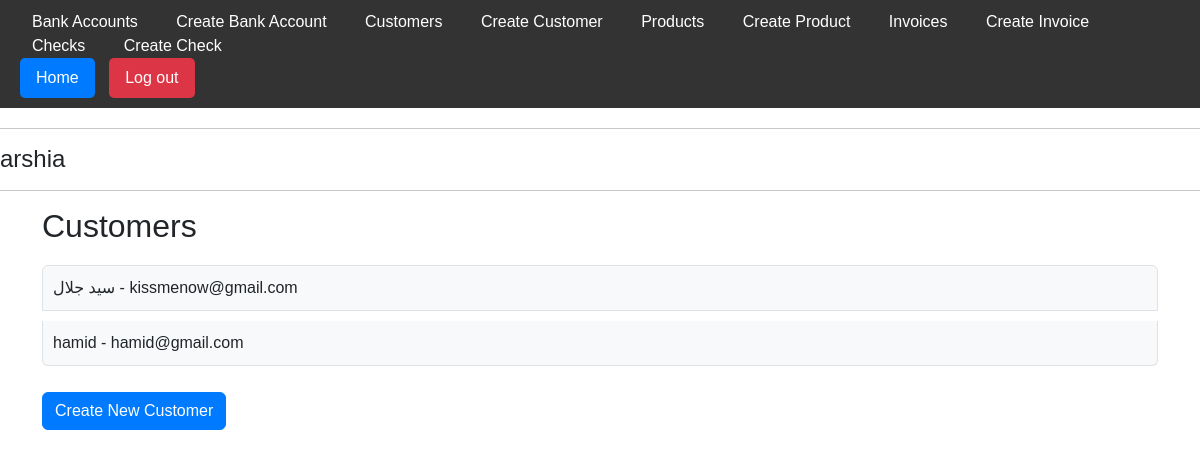
The app's page /customers/ (signed in) with its own data.
### app/models.py (models this page shows, shortened)
class Customer(models.Model):
    user = models.ForeignKey(User, on_delete=models.CASCADE, null=True, blank=True)
    name = models.CharField(max_length=100)
    email = models.EmailField()

### app/views.py (the view)
# urls.py: path('customers/', CustomerListView.as_view(), name='customer-list'),
class CustomerListView(LoginRequiredMixin, ListView):
    model = Customer
    template_name = 'app/customer_list.html'
    def get_queryset(self):
        return Customer.objects.filter(user=self.request.user)

### app/templates/app/customer_list.html
{% extends 'app/base.html' %}
{% load static %}
{% block extra_css %}
  <link rel="stylesheet" type="text/css" href="{% static 'css/customer_list.css' %}">
{% endblock %}
{% block content %}
  <div class="container">
    <h2>Customers</h2>
    <ul class="list-group">
      {% for customer in object_list %}
        <li class="list-group-item">{{ customer.name }} - {{ customer.email }}</li>
      {% endfor %}
    </ul>
    <a href="{% url 'customer-create' %}" class="btn btn-primary mt-3">Create New Customer</a>
  </div>
{% endblock %}

### app/templates/app/base.html (shortened to what this page needs)
{% load custom_filters %}
<!DOCTYPE html>
<html>
<head>
    <link href="https://cdn.jsdelivr.net/npm/bootstrap@5.3.0-alpha1/dist/css/bootstrap.min.css" rel="stylesheet">
    {% load static %}
    <link rel="stylesheet" type="text/css" href="{% static 'css/base.css' %}">
    {% block extra_css %}
    {% endblock %}
</head>
<body>
    <header>
        <nav>
            <ul class="nav-menu">
                <li><a href="{% url 'bankaccount-list' %}">Bank Accounts</a></li>
                <li><a href="{% url 'bankaccount-create' %}">Create Bank Account</a></li>
                <li><a href="{% url 'customer-list' %}">Customers</a></li>
                <li><a href="{% url 'customer-create' %}">Create Customer</a></li>
                <li><a href="{% url 'product-list' %}">Products</a></li>
                <li><a href="{% url 'product-create' %}">Create Product</a></li>
                <li><a href="{% url 'invoice-list' %}">Invoices</a></li>
                <li><a href="{% url 'invoice-create' %}">Create Invoice</a></li>
                <li><a href="{% url 'check-list' %}">Checks</a></li>
                <li><a href="{% url 'check-create' %}">Create Check</a></li>
            </ul>
        </nav>
        <div>
            <button onclick="window.location.href='/'">Home</button>
            <form method="post" action="{% url 'logout' %}" style="display:inline;">
                <button type="submit" class="logout">Log out</button>
            </form>
        </div>
    </header>
    <hr>
    {% if request.user.is_authenticated %}
        <h1 class="username">{{request.user}}</h1>
    {% else %}
        <a href="{% url 'login' %}">Login</a>
    {% endif %}
    <hr>
    {% block content %}{% endblock %}
</body>
</html>

### app/static/css/base.css (style rules this page uses)
body, html { margin: 0; padding: 0; font-family: Arial, sans-serif; }
header { background-color: #333; color: #fff; padding: 10px 20px; margin-bottom: 20px; }
.nav-menu { list-style-type: none; padding: 0; margin: 0; }
.nav-menu li { display: inline-block; margin-right: 10px; }
.nav-menu li a { text-decoration: none; color: #fff; padding: 8px 12px; border-radius: 5px; transition: background-color 0.3s ease; }
button { background-color: #007bff; color: #fff; padding: 8px 16px; border: none; cursor: pointer; border-radius: 5px; margin-right: 10px; }
form { display: inline; }
.logout { background-color: #dc3545; }
.username { font-size: 24px; margin-top: 10px; }
a { color: #007bff; text-decoration: none; }

### app/static/css/customer_list.css (style rules this page uses)
.list-group { margin-top: 20px; }
.list-group-item { background-color: #f8f9fa; border: 1px solid #dee2e6; margin-bottom: 10px; padding: 10px; transition: background-color 0.3s ease, transform 0.3s ease; }
.btn-primary { background-color: #007bff; border-color: #007bff; }

### records on screen
Customer: name "سید جلال", email "kissmenow@gmail.com"
Customer: name "hamid", email "hamid@gmail.com"

### other values on screen
{{ request.user }} "arshia"
